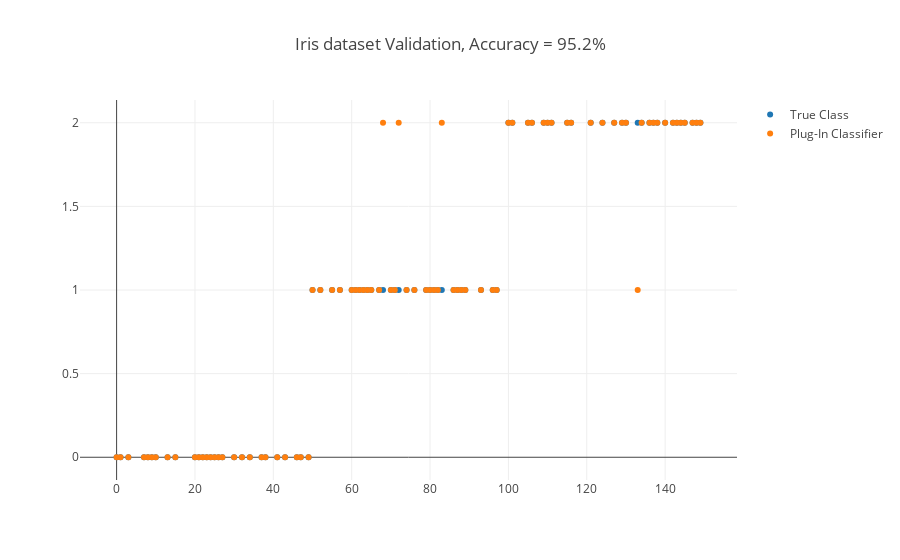

Notebook code cell kept with this figure:
### Code cell
# Plot the Classification results on the validation set

trueClass = go.Scatter(
    x = dataSamp.index[nbSampleTrain:],
    y = yVal,
    mode = 'markers',
    name = 'True Class')

plugInPred = go.Scatter(
    x = dataSamp.index[nbSampleTrain:],
    y = assignedClass.T[0],
    mode = 'markers',
    name = 'Plug-In Classifier')

layout = go.Layout(title='Iris dataset Validation, Accuracy = {:.1f}%'.format(100*acc), showlegend=True)
data = [trueClass, plugInPred]
fig = go.Figure(data=data, layout=layout)
iplot(fig)

### Figure 1 — Plotly figure (JSON) as saved in the notebook; plotly's stock layout.template omitted (floating-point values rounded to 4 significant figures)
{"data": [{"mode": "markers", "name": "True Class", "type": "scatter", "uid": "72247a21-c236-4732-9b08-bb77ce4ca586", "x": [127, 110, 65, 55, 144, 138, 46, 62, 74, 116, 93, 100, 89, 10, 34, 32, 124, 38, 83, 111, 149, 27, 23, 67, 9, 130, 97, 105, 145, 87, 148, 109, 64, 15, 82, 41, 80, 52, 26, 76, 43, 24, 136, 121, 143, 49, 21, 70, 3, 142, 30, 147, 106, 47, 115, 13, 88, 8, 81, 60, 0, 1, 57, 22, 61, 63, 7, 86, 96, 68, 50, 101, 20, 25, 134, 71, 129, 79, 133, 137, 72, 140, 37], "y": [2, 2, 1, 1, 2, 2, 0, 1, 1, 2, 1, 2, 1, 0, 0, 0, 2, 0, 1, 2, 2, 0, 0, 1, 0, 2, 1, 2, 2, 1, 2, 2, 1, 0, 1, 0, 1, 1, 0, 1, 0, 0, 2, 2, 2, 0, 0, 1, 0, 2, 0, 2, 2, 0, 2, 0, 1, 0, 1, 1, 0, 0, 1, 0, 1, 1, 0, 1, 1, 1, 1, 2, 0, 0, 2, 1, 2, 1, 2, 2, 1, 2, 0]}, {"mode": "markers", "name": "Plug-In Classifier", "type": "scatter", "uid": "0d915612-7d3a-438b-9a26-7a1ecb283880", "x": [127, 110, 65, 55, 144, 138, 46, 62, 74, 116, 93, 100, 89, 10, 34, 32, 124, 38, 83, 111, 149, 27, 23, 67, 9, 130, 97, 105, 145, 87, 148, 109, 64, 15, 82, 41, 80, 52, 26, 76, 43, 24, 136, 121, 143, 49, 21, 70, 3, 142, 30, 147, 106, 47, 115, 13, 88, 8, 81, 60, 0, 1, 57, 22, 61, 63, 7, 86, 96, 68, 50, 101, 20, 25, 134, 71, 129, 79, 133, 137, 72, 140, 37], "y": [2, 2, 1, 1, 2, 2, 0, 1, 1, 2, 1, 2, 1, 0, 0, 0, 2, 0, 2, 2, 2, 0, 0, 1, 0, 2, 1, 2, 2, 1, 2, 2, 1, 0, 1, 0, 1, 1, 0, 1, 0, 0, 2, 2, 2, 0, 0, 1, 0, 2, 0, 2, 2, 0, 2, 0, 1, 0, 1, 1, 0, 0, 1, 0, 1, 1, 0, 1, 1, 2, 1, 2, 0, 0, 2, 1, 2, 1, 1, 2, 2, 2, 0]}], "layout": {"showlegend": true, "title": "Iris dataset Validation, Accuracy = 95.2%"}}
